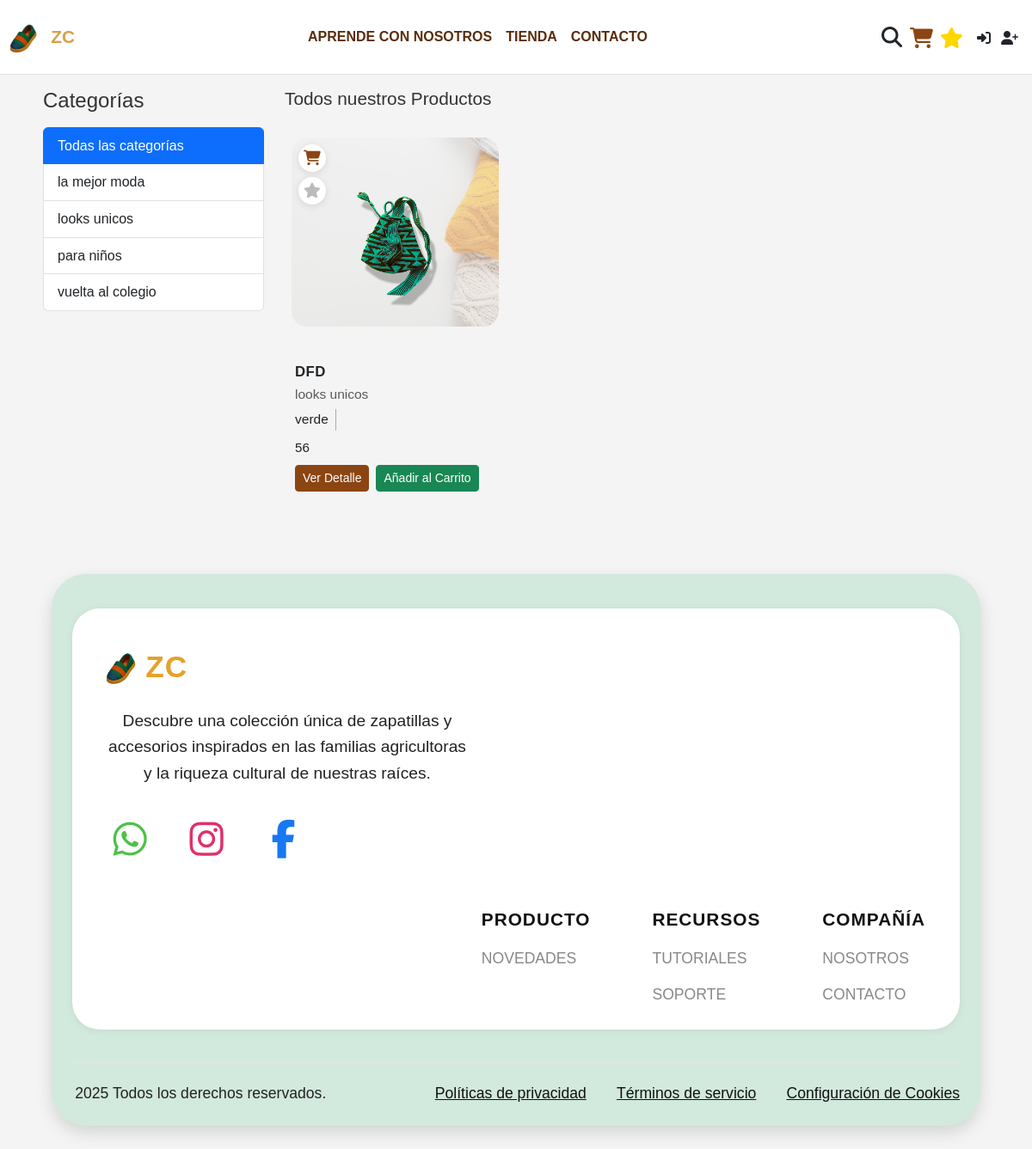
/productos/, run on an earlier commit of the app's database.
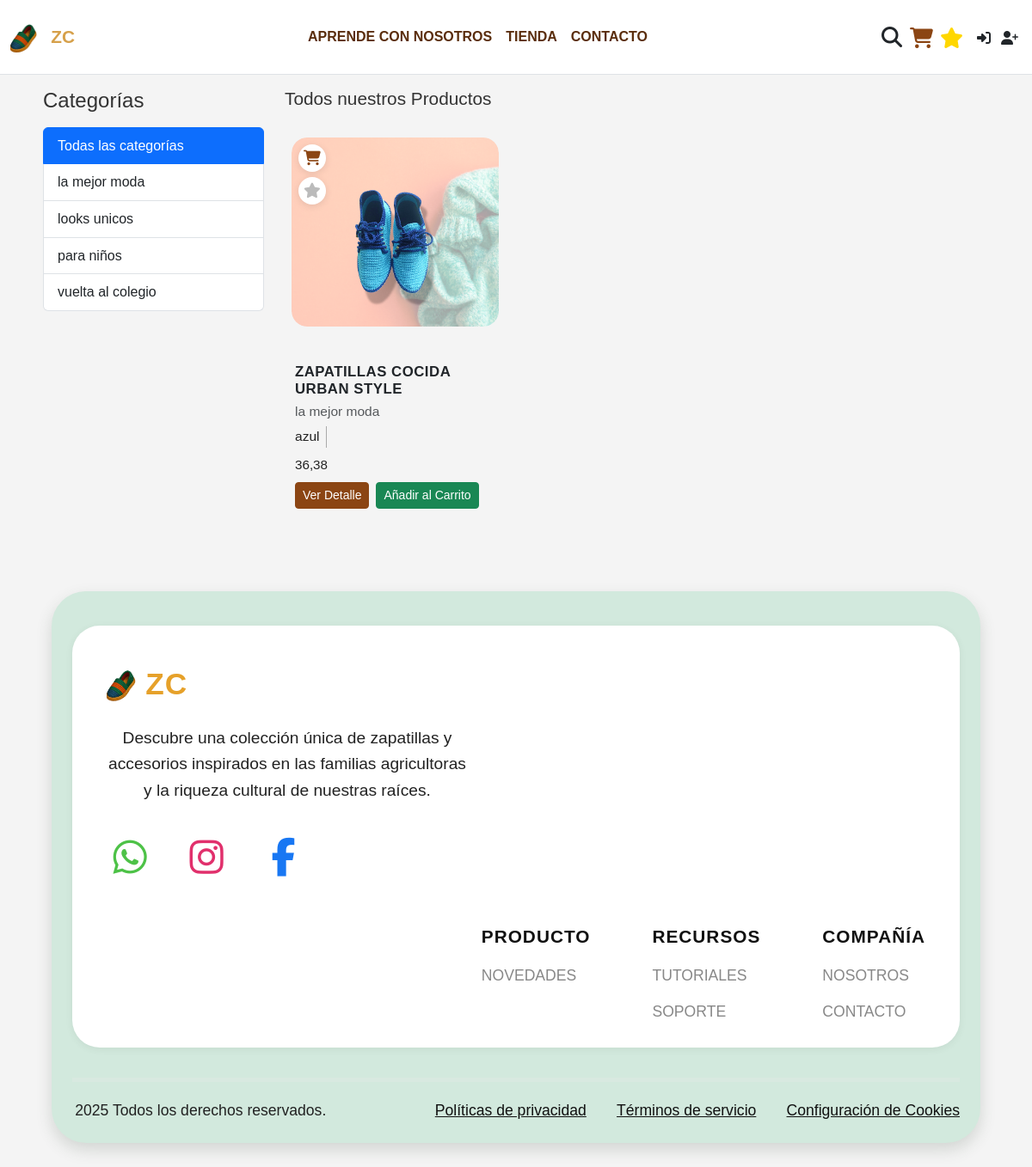
And on a later commit of the database.
### productos/models.py (models this page shows, shortened)
class Categoria(models.Model):
    nombre = models.CharField(max_length=100, unique=True)
    slug = models.SlugField(max_length=100, unique=True, help_text="URL amigable (ej: zapatos-mujer)")
    descripcion = models.TextField(blank=True, null=True)
    FONDO_CHOICES = [
        ('imagen1defondo.png', 'tarjetas'),
        ('tarjeta1.png', 'tarjeta1'),
        ('tarjeta2.png', 'tarjeta2'),
        ('tarjeta3.png', 'tarjeta3'),
    ]
    imagen_fondo = models.CharField(
        max_length=64,
        choices=FONDO_CHOICES,
        default='fondo.png',
        help_text="Imagen de fondo de la tarjeta (elige una de las imágenes del proyecto)"
    )
    imagen_principal = models.ImageField(upload_to='productos_categoria/', blank=True, null=True, help_text="Imagen principal del producto para mostrar en la tarjeta de la categoría")
    class Meta:
        verbose_name_plural = "Categorías"
        ordering = ['nombre']

class Producto(models.Model):
    categoria = models.ForeignKey(Categoria, related_name='productos', on_delete=models.CASCADE)
    nombre = models.CharField(max_length=200)
    slug = models.SlugField(max_length=200, unique=True, help_text="URL amigable (ej: zapato-flor)")
    descripcion = models.TextField()
    precio = models.DecimalField(max_digits=10, decimal_places=2)
    imagen_principal = models.ImageField(upload_to='productos/', blank=True, null=True, help_text="Imagen principal del producto")
    stock = models.PositiveIntegerField(default=0)
    disponible = models.BooleanField(default=True)
    creado = models.DateTimeField(auto_now_add=True)
    actualizado = models.DateTimeField(auto_now=True)
    FONDO_CHOICES = [
        ('fondo_zapatos_rosados.png', 'Zapatos Rosados'),
        ('tarjeta4.png', 'Tarjeta 4'),
        ('tarjeta5.png', 'Tarjeta 5'),
        ('tarjeta7.png', 'Tarjeta 7'),
        ('tarjeta8.png', 'Tarjeta 8'),
    ]
    imagen_fondo = models.CharField(
        max_length=64,
        choices=FONDO_CHOICES,
        default='fondo_zapatos_rosados.png',
        help_text="Imagen de fondo de la tarjeta del producto (elige una de las imágenes del proyecto)"
    )
    tallas = models.CharField(max_length=120, blank=True, help_text="Ejemplo: 36,37,38,39")
    colores = models.CharField(max_length=120, blank=True, help_text="Ejemplo: Rojo, Azul, Verde")
    class Meta:
        ordering = ['-creado']
        index_together = (('id', 'slug'),)
    def get_absolute_url(self):
        return reverse('productos:detalle_producto', args=[self.id, self.slug])

### productos/views.py (the view)
# urls.py: path('', views.lista_productos, name='lista_productos'),
def lista_productos(request, categoria_slug=None):
    categoria_seleccionada = None
    if categoria_slug:
        categoria_seleccionada = get_object_or_404(Categoria, slug=categoria_slug)
        productos = Producto.objects.filter(disponible=True, categoria=categoria_seleccionada)
        titulo = f"Productos - {categoria_seleccionada.nombre}"
    else:
        productos = Producto.objects.filter(disponible=True)
        titulo = "Todos los Productos"
    categorias = Categoria.objects.all()
    for producto in productos:
        if producto.colores:
            import re
            producto.colores_list = [c.strip() for c in re.split(r',|;|\|', producto.colores) if c.strip()]
        else:
            producto.colores_list = []
    return render(request, 'productos/lista_productos.html', {
        'productos': productos,
        'categorias': categorias,
        'categoria_seleccionada': categoria_seleccionada,
        'titulo_pagina': titulo
    })

### core/context_processors.py (called while the page is built)
def cart_item_count(request):
    cart = request.session.get('cart', {})
    total_items = sum(item_data.get('cantidad', 0) for item_data in cart.values())
    return {'cart_item_count': total_items}

### productos/templates/productos/lista_productos.html (shortened to what this page needs)
{% extends 'core/base.html' %}
{% load static %}
{% block content %}
<div class="container-fluid px-2 py-3">
  <div class="row flex-lg-nowrap flex-wrap">
    <div class="col-12 col-lg-3 mb-3 mb-lg-0">
      <h4 class="mb-3 text-center text-lg-start">Categorías</h4>
      <div class="list-group">
        <a href="{% url 'productos:lista_productos' %}" class="list-group-item list-group-item-action {% if not categoria %}active{% endif %}">Todas las categorías</a>
        {% for cat in categorias %}
        <a href="{% url 'productos:lista_productos_por_categoria' cat.slug %}" class="list-group-item list-group-item-action {% if categoria and categoria.slug == cat.slug %}active{% endif %}">
          {{ cat.nombre }}
        </a>
        {% endfor %}
      </div>
    </div>
    <div class="col-12 col-lg-9">
      <h1 class="mb-4 text-center text-lg-start" style="font-size:1.3rem;">{% if categoria %}{{ categoria.nombre }}{% else %}Todos nuestros Productos{% endif %}</h1>
      {% if productos %}
      <div class="row row-cols-1 row-cols-sm-2 row-cols-md-2 row-cols-lg-3 g-3 g-lg-4">
        {% for producto in productos %}
        <div class="col">
          <div class="card h-100 producto-float position-relative p-2" style="border-radius:1.1rem;">
            <div class="iconos-producto-superior">
              <a href="{% url 'productos:agregar-carrito-simple' producto.id %}" class="icono-carrito" title="Añadir al carrito">
                <i class="fa fa-shopping-cart"></i>
              </a>
              {% with favoritos=request.session.favoritos|default_if_none:"" %}
              <span class="icono-estrella{% if producto.id in favoritos %} favorito-activo{% endif %}" title="Favorito" data-producto-id="{{ producto.id }}">
                <i class="fa fa-star"></i>
              </span>
              {% endwith %}
            </div>
            <div class="contenedor-imagen-producto">
              {% if producto.imagen_principal %}
              <img src="{{ producto.imagen_principal.url }}" class="img-principal-producto" alt="{{ producto.nombre }}" data-bs-toggle="modal" data-bs-target="#modalImagen{{ producto.id }}" style="cursor: zoom-in;">
              {% else %}
              <img src="/static/img/placeholder.png" class="img-principal-producto" alt="Imagen no disponible">
              {% endif %}
            </div>
            <div class="card-body px-1 py-2">
              <h5 class="card-title mb-1 text-center text-lg-start" style="font-size:1.05rem;">{{ producto.nombre }}</h5>
              <p class="card-text text-muted mb-1 text-center text-lg-start" style="font-size:0.97rem;">{{ producto.categoria.nombre }}</p>
              {% if producto.colores_list %}
              <div class="d-flex flex-wrap justify-content-center justify-content-lg-start" style="font-size:0.97rem; color:#222; margin-bottom:8px; gap:6px;">
                {% for color in producto.colores_list %}
                <span style="border-right:1px solid #aaa; padding-right:8px; margin-right:8px;">{{ color }}</span>
                {% endfor %}
              </div>
              {% endif %}
              {% if producto.tallas %}
              <div class="d-flex flex-wrap justify-content-center justify-content-lg-start" style="font-size:0.95rem; color:#222; margin-bottom:8px; gap:6px;">{{ producto.tallas }}</div>
              {% endif %}
              <div class="d-flex flex-column flex-sm-row gap-2 mt-2 justify-content-center justify-content-lg-start">
                <a href="{{ producto.get_absolute_url }}" class="btn btn-sm btn-primary-custom">Ver Detalle</a>
                <a href="{% url 'productos:agregar-carrito-simple' producto.id %}" class="btn btn-sm btn-success">Añadir al Carrito</a>
              </div>
            </div>
          </div>
        </div>
        {% endfor %}
      </div>
      {% else %}
      <p class="alert alert-info text-center">No hay productos disponibles en esta categoría.</p>
      {% endif %}
    </div>
  </div>
</div>
{% endblock content %}

### core/templates/core/base.html (shortened to what this page needs)
<!DOCTYPE html>
<html lang="es">
<head>
    <link href="https://cdn.jsdelivr.net/npm/bootstrap@5.3.3/dist/css/bootstrap.min.css" rel="stylesheet" xintegrity="sha384-QWTKZyjpPEjISv5WaRU9OFeRpok6YctnYmDr5pNlyT2bRjXh0JMhjY6hW+ALEwIH">
    <link rel="stylesheet" href="https://cdnjs.cloudflare.com/ajax/libs/font-awesome/6.5.2/css/all.min.css" xintegrity="sha512-SnH5WK+bZxgPHs44uWIX+LLJAJ9/2PkPKZ5QiAj6Ta86w+fsb2TkcmfRyVX3pBnMFcV7oQPJkl9QevSCWr3W6A==" />
    {% load static %}
    <link rel="stylesheet" href="{% static 'css/style.css' %}">
</head>
<body>
    <header>
        <div class="container-fluid py-2 border-bottom bg-white">
            <nav class="navbar navbar-expand-lg navbar-light w-100 px-0">
                <div class="container-fluid px-0">
                    <a href="{% url 'core:home' %}" class="navbar-brand d-flex align-items-center">
                        <img src="{% static 'img/zapatilla.png' %}" alt="Logo Zapatilla" style="height: 44px; margin-right: 8px;">
                        <span class="fw-bold align-middle" style="font-size: 1.3rem; color: #d6a04a; margin-left: 8px;">ZC</span>
                    </a>
                    <div class="collapse navbar-collapse" id="navbarTienda">
                        <ul class="navbar-nav mx-auto mb-2 mb-lg-0">
                            <li class="nav-item"><a href="{% url 'servicios:lista_servicios' %}" class="nav-link fw-bold">APRENDE CON NOSOTROS</a></li>
                            <li class="nav-item"><a href="{% url 'productos:lista_productos' %}" class="nav-link fw-bold">TIENDA</a></li>
                            <li class="nav-item"><a href="{% url 'core:contact' %}" class="nav-link fw-bold">CONTACTO</a></li>
                        </ul>
                        <div class="d-flex align-items-center navbar-icons ms-lg-3 mb-2 mb-lg-0">
                            <button class="btn bg-transparent p-0 me-2" type="button" data-bs-toggle="collapse" data-bs-target="#searchBarCollapse" aria-expanded="false" aria-controls="searchBarCollapse">
                                <i class="fas fa-search fs-4"></i>
                            </button>
                            <a href="{% url 'core:cart_view' %}" class="me-2" title="Carrito">
                                <i class="fas fa-shopping-cart fs-4"></i>
                            </a>
                            <a href="{% url 'core:favoritos' %}" class="me-2" title="Favoritos">
                                <i class="fas fa-star fs-4" style="color: #FFD700;"></i>
                            </a>
                        </div>
                        <div class="d-flex align-items-center navbar-user ms-lg-2 mb-2 mb-lg-0">
                            {% if user.is_authenticated %}
                                <div class="dropdown">
                                    <button class="btn btn-link dropdown-toggle text-dark fw-bold" type="button" id="navbarUserDropdown" data-bs-toggle="dropdown" aria-expanded="false">
                                        <i class="fas fa-user me-1"></i>  {{ user.username }}!
                                    </button>
                                    <ul class="dropdown-menu dropdown-menu-end" aria-labelledby="navbarUserDropdown">
                                        {% if user.is_staff or user.is_superuser %}
                                            <li><a class="dropdown-item" href="{% url 'core:dashboard_home' %}">Dashboard</a></li>
                                            <li><hr class="dropdown-divider"></li>
                                        {% endif %}
                                        <li><a class="dropdown-item" href="{% url 'core:profile' %}">Mi Perfil</a></li>
                                        <li><a class="dropdown-item" href="{% url 'core:logout' %}">Cerrar Sesión</a></li>
                                    </ul>
                                </div>
                            {% else %}
                                <a href="{% url 'core:login' %}" class="me-2 fw-bold text-dark text-decoration-none">
                                    <i class="fas fa-sign-in-alt me-1"></i>
                                </a>
                                <a href="{% url 'core:register' %}" class="fw-bold text-dark text-decoration-none">
                                    <i class="fas fa-user-plus me-1"></i>
                                </a>
                            {% endif %}
                        </div>
                    </div>
                </div>
            </nav>
        </div>
    </header>
    <main class="content">
        <div class="container">
            {% block content %}
            {% endblock content %}
        </div>
    </main>
    <footer class="footer-nuevo">
      <div class="footer-card-externo">
        <div class="footer-card-interno">
          <div class="footer-row-principal">
            <div class="footer-col-logo">
              <div class="footer-logo-row">
                <img src="{% static 'img/zapatilla.png' %}" alt="Logo Zapatilla" class="footer-logo-img">
                <span class="footer-logo-text">ZC</span>
              </div>
              <p class="footer-desc-text">Descubre una colección única de zapatillas y accesorios inspirados en las familias agricultoras y la riqueza cultural de nuestras raíces.</p>
              <div class="footer-social-row">
                <a href="#" class="footer-social-icon whatsapp" aria-label="WhatsApp"><i class="fab fa-whatsapp"></i></a>
                <a href="#" class="footer-social-icon instagram" aria-label="Instagram"><i class="fab fa-instagram"></i></a>
                <a href="#" class="footer-social-icon facebook" aria-label="Facebook"><i class="fab fa-facebook-f"></i></a>
              </div>
            </div>
            <div class="footer-col-links">
              <div class="footer-links-group">
                <span class="footer-links-title">PRODUCTO</span>
                <a href="#" class="footer-link">NOVEDADES</a>
              </div>
              <div class="footer-links-group">
                <span class="footer-links-title">RECURSOS</span>
                <a href="#" class="footer-link">TUTORIALES</a>
                <a href="#" class="footer-link">SOPORTE</a>
              </div>
              <div class="footer-links-group">
                <span class="footer-links-title">COMPAÑÍA</span>
                <a href="#" class="footer-link">NOSOTROS</a>
                <a href="#" class="footer-link">CONTACTO</a>
              </div>
            </div>
          </div>
        </div>
        <hr class="footer-divider">
        <div class="footer-row-bottom">
          <div class="footer-copy">
            2025 Todos los derechos reservados.
          </div>
          <div class="footer-bottom-links">
            <a href="#" class="footer-bottom-link">Políticas de privacidad</a>
            <a href="#" class="footer-bottom-link">Términos de servicio</a>
            <a href="#" class="footer-bottom-link">Configuración de Cookies</a>
          </div>
        </div>
      </div>
    </footer>
</body>
</html>

What changed in the data, as far as the page shows it:
removed Producto: imagen_principal (picture), nombre "DFD", categoria.nombre "looks unicos", colores_list "verde", tallas "56"
added Producto: imagen_principal (picture), nombre "ZAPATILLAS COCIDA URBAN STYLE", categoria.nombre "la mejor moda", colores_list "azul", tallas "36,38"
